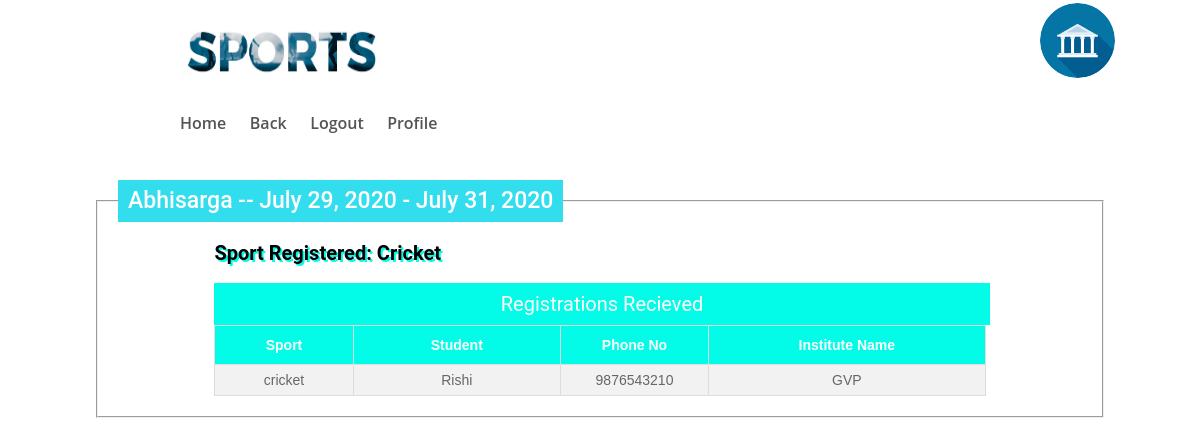
The app's page /my_app/events/ (signed in) with its own data.
### my_app/models.py (models this page shows, shortened)
class CollegeModel(models.Model):
    name=models.CharField(max_length = 200)
    email=models.EmailField(max_length = 150)
    number=models.IntegerField(help_text = "Enter 10 digit mobile number")
    festName=models.CharField(max_length = 200, unique=True)
    festDesc=models.CharField(max_length= 2000)
    college=models.CharField(max_length=200)
    city=models.CharField(max_length=200)
    state=models.CharField(max_length=200)
    esd=models.DateField(null=True)
    eed=models.DateField(null=True)
    created_by = models.ForeignKey(User, default=None, on_delete=models.CASCADE)

class RegistrationModel(models.Model):
    instituteName = models.CharField(max_length=200)
    game = models.CharField(max_length=200)
    date = models.DateField(null=True)
    teams = models.IntegerField(null=True)
    fee = models.IntegerField(null=True)
    oneplace = models.CharField(max_length=200)
    twoplace = models.CharField(max_length=200)
    fest = models.ForeignKey(CollegeModel, null=True, to_field='festName',  on_delete=models.CASCADE)

class CricketModel(models.Model):
    venue=models.CharField(max_length = 200,default='',null=True)
    instituteName=models.CharField(max_length = 200)
    p1=models.CharField(max_length = 200)
    p2=models.CharField(max_length = 200)
    p3=models.CharField(max_length = 200)
    p4=models.CharField(max_length = 200)
    p5=models.CharField(max_length = 200)
    p6=models.CharField(max_length = 200)
    p7=models.CharField(max_length = 200)
    p8=models.CharField(max_length = 200)
    p9=models.CharField(max_length = 200)
    p10=models.CharField(max_length = 200)
    p11=models.CharField(max_length = 200)
    p12=models.CharField(max_length = 200)
    p13=models.CharField(max_length = 200)
    p14=models.CharField(max_length = 200)
    p15=models.CharField(max_length = 200)
    contactNumber=models.IntegerField(help_text = "Enter 10 digit mobile number")
    inst = models.ForeignKey(RegistrationModel, null=True, on_delete=models.CASCADE)

### my_app/views.py (the view)
# urls.py: path(r'events/',views.Events,name='events'),
def Events(request):
    college = CollegeModel.objects.all()
    sport = RegistrationModel.objects.all()
    cricket = CricketModel.objects.all()
    volley = VolleyModel.objects.all()
    football = FootballModel.objects.all()
    basketball = BasketballModel.objects.all()
    hockey = HockeyModel.objects.all()
    kabaddi = KabaddiModel.objects.all()
    badminton = BadmintonModel.objects.all()
    tabletennis = TabletennisModel.objects.all()
    context = {
        'college': college,
        'sport': sport,
        'cricket': cricket,
        'volley': volley,
        'football': football,
        'basketball': basketball,
        'hockey': hockey,
        'kabaddi': kabaddi,
        'badminton': badminton,
        'tabletennis': tabletennis
    }
    return render(request, 'my_app/events.html', context)

### my_app/templates/my_app/events.html (shortened to what this page needs)
<!DOCTYPE html>
<html lang="en">
<head>
    {% load static %}
      <link rel="stylesheet" href="{% static 'css/events.css'%}">
      <link rel="stylesheet" href="{% static 'css/style3.css'%}">
</head>
<body>
    <header class="header-area">
        <div class="top-header-area">
            <div class="container h-100">
                <div class="row h-100 align-items-center">
                    <div class="col-12 d-flex align-items-center justify-content-between">
                        <div class="logo">
                            <a href="index.html"><img src="{% static 'img/logo.jpg' %}" style="width: 200px;height: 50px; margin-right: 70%;"alt=""></a>
                            <img src="{% static 'img/icon/i3.png' %}" style="border-radius: 50%; width: 75px; "   alt="">
                        </div>
                    </div>
                </div>
            </div>
        </div>
        <div class="egames-main-menu" id="sticker">
            <div class="classy-nav-container breakpoint-off">
                <div class="container">
                    <nav class="classy-navbar justify-content-between" id="egamesNav">
                        <div class="classy-menu">
                            <div class="classynav">
                                <ul>
                                    <li><a href="{% url 'institute' %}">Home</a></li>
                                    <li><a href="http://127.0.0.1:8000/my_app/institute/">Back</a></li>
                                    {% if user.is_authenticated %}
                                        <li><a href="{% url 'inst_logout' %}">Logout</a></li>
                                        <li><a href="{% url 'inst_profile' %}">Profile</a></li>
                                    {% endif %}
                                </ul>
                            </div>
                        </div>
                    </nav>
                </div>
            </div>
        </div>
    </header>
<div class="eve">
    {% for lesson in college %}
    {% if user == lesson.created_by %}
    <br/>
          <fieldset class="fcon">
        <legend>{{ lesson.festName }} -- {{lesson.esd}} - {{lesson.eed}}</legend>
        <div style="font-size: 20px; margin-left: 10%; margin-bottom: 2%; color: black; font-weight:600; text-shadow: 2px 2px rgb(3, 252, 232)">
          Sport Registered:
          {% for sports in sport %}
          {% if sports.fest == lesson  %}
          {% if sports.game == "cricket" %}
            Cricket
          {% endif %}
          {% endif %}
          {% endfor %}
        </div>
        <div class="tbadd">
          <div style="text-align:center; font-size: 20px; color: white;">Registrations Recieved</div>
        </div>
          <table border="1" class="center" id="results" style="width :80%; margin-left:10%;">
            <tbody style="text-align:center;">
              <tr style="font-weight:bold;text-align:center;">
                <th style="width:10%; text-align:center;">Sport</td>
                <th style="width:15%; text-align:center;">Student</td>
                <th style="width:10%; text-align:center;">Phone No</td>
                <th style="width:20%; text-align:center;">Institute Name</td>
              </tr>
              {% for sports in sport %}
              {% if sports.fest == lesson  %}
              {% if sports.game == "cricket" %}
              {% for crickets in cricket %}
              {% if crickets.inst == sports  %}
                  <tr>
                    <td>{{ sports.game }}</td>
                    <td>{{ crickets.p1 }} </td>
                    <td>{{ crickets.contactNumber }}</td>
                    <td>{{ crickets.instituteName }}</td>
                  </tr>
              {% endif %}
              {% endfor %}
              {% endif %}
        {% endif %}
        {% endfor %}
      </tbody>
      </table>
    </fieldset>
    {% endif %}
    {% endfor %}
</div>
</body>
</html>

### my_app/static/css/events.css (style rules this page uses)
legend { padding: 10px; font-family: Roboto, Arial, sans-serif; color: #fff; background-color: #32dded; }
.eve { margin-bottom: 4%; }
.tbadd { width: 78.35%; height: 3%; background-color: rgb(3, 252, 232); margin-left: 10%; padding: 10px; }

### my_app/static/css/style3.css (style rules this page uses)
* { margin: 0; padding: 0; }
body { font-family: "Open Sans", sans-serif; font-size: 14px; }
a, a:hover, a:focus { -webkit-transition-duration: 500ms; transition-duration: 500ms; text-decoration: none; outline: 0 solid transparent; color: #000000; font-weight: 600; font-size: 16px; font-family: "Open Sans", sans-serif; }
ul, ol { margin: 0; }
ul li, ol li { list-style: none; }
.header-area { position: relative; z-index: 1000; width: 100%; }
.header-area .top-header-area { position: relative; z-index: 1; width: 100%; height: 85px; }
.header-area .egames-main-menu { position: relative; width: 100%; height: 70px; }
.header-area .egames-main-menu .classy-navbar { height: 70px; padding: 0; }
.header-area .egames-main-menu .classy-navbar .classynav ul li a { font-weight: 600; text-transform: capitalize; font-size: 16px; padding: 0 10px; color: #545454; }
.header-area .egames-main-menu .classy-navbar .classynav > ul > li:first-child a { padding-left: 0; }
.logo { margin-top: 3px; margin-left: 0%; margin-right: 8%; }
.container { margin-left: 0%; padding-left: 15%; }
.eve { margin-left: 8%; margin-right: 8%; }
.fcon { padding: 20px; }

### my_app/static/css/classy-nav.css (style rules this page uses)
* { margin: 0; padding: 0; }
body { font-family: "Roboto", sans-serif; }
ul, ol { margin: 0; }
ul li, ol li { list-style: none; }
img { height: auto; max-width: 100%; }
.classy-nav-container { position: relative; z-index: 100; background-color: #ffffff; }
.classy-nav-container * { box-sizing: border-box; }
.classy-nav-container a { -webkit-transition-duration: 500ms; transition-duration: 500ms; text-decoration: none; outline: none; font-size: 14px; font-weight: 400; color: #232323; display: inline-block; }
.justify-content-between { -webkit-box-pack: justify; -ms-flex-pack: justify; justify-content: space-between; }
.classy-navbar { width: 100%; height: 70px; padding: 0.5em 2em; display: -webkit-box; display: -ms-flexbox; display: flex; -webkit-box-align: center; -ms-flex-align: center; -ms-grid-row-align: center; align-items: center; }
.classynav ul li { display: inline-block; clear: both; position: inherit; z-index: 10; }
.classynav ul li a { padding: 0 12px; display: block; height: 35px; font-size: 14px; line-height: 34px; }
.breakpoint-off .classynav { display: -webkit-box; display: -ms-flexbox; display: flex; -webkit-box-align: center; -ms-flex-align: center; -ms-grid-row-align: center; align-items: center; }

### my_app/templates/my_app/events.html (style rules this page uses)
body, div, form, input, select, textarea, label { padding: 0; outline: none; font-family: Roboto, Arial, sans-serif; font-size: 14px; color: #666; line-height: 22px; }
legend { padding: 10px; font-family: Roboto, Arial, sans-serif; font-size: 23px; font-weight: 500; color: #fff; background-color: #32dded; }
#results { font-family: "Trebuchet MS", Arial, Helvetica, sans-serif; border-collapse: collapse; width: 100%; }
#results td, #results th { border: 1px solid #ddd; padding: 4px; }
#results tr:nth-child(even) { background-color: #f2f2f2; }
#results th { padding-top: 8px; padding-bottom: 8px; text-align: left; background-color: rgb(3, 252, 232); color: white; }

### records on screen
CollegeModel: festName "Abhisarga", esd "July 29, 2020", eed "July 31, 2020"
RegistrationModel: shows "Cricket", game "cricket"
CricketModel: p1 "Rishi", contactNumber "9876543210", instituteName "GVP"
